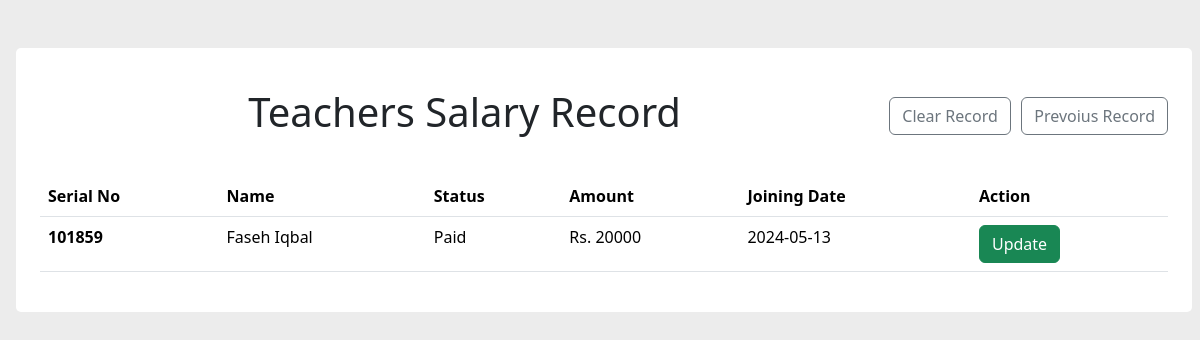
Page /teachers_salary_record on the committed database.
### server.py (models this page shows, shortened)
class Tea_Sal(db.Model):
    sno = db.Column(db.Integer, primary_key = True)
    name = db.Column(db.String(200), nullable = False)
    classNo = db.Column(db.Integer, nullable = False)
    status = db.Column(db.String(20), nullable = False)
    amount = db.Column(db.Integer, nullable = False)
    date_admission = db.Column(db.String(100), nullable = False)

### server.py (the view)
@app.route("/teachers_salary_record")
def tea_salary_record():
    allTeas = Tea_Sal.query.all()
    allTeas = sorted(allTeas, key=lambda x: x.sno)
    return render_template('FinanceManagement/teachers_salary_record.html', allTeas = allTeas)

### templates/FinanceManagement/teachers_salary_record.html (shortened to what this page needs)
<!DOCTYPE html>
<html lang="en">
<head>
    <link href="https://cdn.jsdelivr.net/npm/bootstrap@5.3.3/dist/css/bootstrap.min.css" rel="stylesheet">
</head>
<body style="background-color: rgb(236, 236, 236);">
    <div class="my-5 mx-3" style="width: 98%; background-color: white; padding: 2%; border-radius: 5px; align-self: center;">
        <h1 class="my-3" style="text-align: center;">Teachers Salary Record
          <span style="float: right;">
            <a href="/clear_tea_sal" type="button" class="btn btn-outline-secondary">Clear Record</a>
            <a href="/tea_prev_record" type="button" class="btn btn-outline-secondary">Prevoius Record</a>
          </span>
        </h1>
        <br>
        <table class="table">
          <thead>
            <tr>
              <th scope="col">Serial No</th>
              <th scope="col">Name</th>
              <th scope="col">Status</th>
              <th scope="col">Amount</th>
              <th scope="col">Joining Date</th>
              <th scope="col">Action</th>
            </tr>
          </thead>
          <tbody>
            {% for Tea in allTeas %}
              <tr>
                <th scope="row">{{Tea.sno}}</th>
                <td>{{Tea.name}}</td>
                <td>
                  <div style="display: inline; margin-right: 20%; cursor: pointer;" >
                        {{Tea.status}}
                    </div>
                </td>
                <td>Rs. {{Tea.amount}}</td>
                <td>{{Tea.date_admission}}</td>
                <td><a href="/tea_sal/{{Tea.sno}}" type="submit" class="btn btn-success">Update</a></td>
              </tr>
            {% endfor %}
          </tbody>
        </table>
    </div>
</body>
</html>

### rows in the picture
Tea_Sal: sno "101859", name "Faseh Iqbal", status "Paid", amount "20000", date_admission "2024-05-13"
